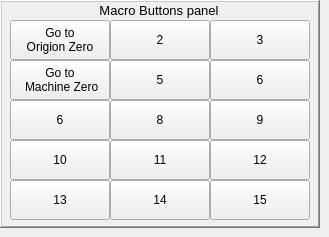
           <widget class="QWidget" name="panel_macro_buttons">
            <widget class="QFrame" name="macro_btns_panel">
             <property name="geometry">
              <rect>
               <x>0</x>
               <y>0</y>
               <width>320</width>
               <height>228</height>
              </rect>
             </property>
             <property name="frameShape">
              <enum>QFrame::WinPanel</enum>
             </property>
             <property name="frameShadow">
              <enum>QFrame::Raised</enum>
             </property>
             <widget class="ActionButton" name="abtn_macro_4">
              <property name="geometry">
               <rect>
                <x>10</x>
                <y>60</y>
                <width>100</width>
                <height>40</height>
               </rect>
              </property>
              <property name="text">
               <string>Go to
 Machine Zero</string>
              </property>
              <property name="checkable">
               <bool>false</bool>
              </property>
              <property name="checked">
               <bool>false</bool>
              </property>
              <property name="autoExclusive">
               <bool>true</bool>
              </property>
              <property name="mdi_command_action" stdset="0">
               <bool>true</bool>
              </property>
              <property name="command_text_string" stdset="0">
               <string>G53 G0 X0Y0Z0</string>
              </property>
             </widget>
             <widget class="ActionButton" name="abtn_macro_1">
              <property name="geometry">
               <rect>
                <x>10</x>
                <y>20</y>
                <width>100</width>
                <height>40</height>
               </rect>
              </property>
              <property name="text">
               <string>Go to
Origion Zero</string>
              </property>
              <property name="checkable">
               <bool>false</bool>
              </property>
              <property name="checked">
               <bool>false</bool>
              </property>
              <property name="autoExclusive">
               <bool>true</bool>
              </property>
              <property name="mdi_command_action" stdset="0">
               <bool>false</bool>
              </property>
              <property name="ini_mdi_command_action" stdset="0">
               <bool>true</bool>
              </property>
              <property name="command_text_string" stdset="0">
               <string/>
              </property>
             </widget>
             <widget class="QLabel" name="lab_panel_macro_buttons">
              <property name="geometry">
               <rect>
                <x>0</x>
                <y>0</y>
                <width>318</width>
                <height>21</height>
               </rect>
              </property>
              <property name="font">
               <font>
                <pointsize>10</pointsize>
                <weight>50</weight>
                <bold>false</bold>
               </font>
              </property>
              <property name="frameShape">
               <enum>QFrame::NoFrame</enum>
              </property>
              <property name="frameShadow">
               <enum>QFrame::Raised</enum>
              </property>
              <property name="text">
               <string>Macro Buttons panel</string>
              </property>
              <property name="alignment">
               <set>Qt::AlignCenter</set>
              </property>
             </widget>
             <widget class="ActionButton" name="abtn_macro_7">
              <property name="geometry">
               <rect>
                <x>10</x>
                <y>100</y>
                <width>100</width>
                <height>40</height>
               </rect>
              </property>
              <property name="text">
               <string>6</string>
              </property>
              <property name="checkable">
               <bool>false</bool>
              </property>
              <property name="checked">
               <bool>false</bool>
              </property>
              <property name="autoExclusive">
               <bool>true</bool>
              </property>
              <property name="mdi_command_action" stdset="0">
               <bool>true</bool>
              </property>
              <property name="command_text_string" stdset="0">
               <string>G53 G0 X0Y0Z0</string>
              </property>
             </widget>
             <widget class="ActionButton" name="abtn_macro_10">
              <property name="geometry">
               <rect>
                <x>10</x>
                <y>140</y>
                <width>100</width>
                <height>40</height>
               </rect>
              </property>
              <property name="text">
               <string>10</string>
              </property>
              <property name="checkable">
               <bool>false</bool>
              </property>
              <property name="checked">
               <bool>false</bool>
              </property>
              <property name="autoExclusive">
               <bool>true</bool>
              </property>
              <property name="mdi_command_action" stdset="0">
               <bool>true</bool>
              </property>
              <property name="command_text_string" stdset="0">
               <string>G53 G0 X0Y0Z0</string>
              </property>
             </widget>
             <widget class="ActionButton" name="abtn_macro_13">
              <property name="geometry">
               <rect>
                <x>10</x>
                <y>180</y>
                <width>100</width>
                <height>40</height>
               </rect>
              </property>
              <property name="text">
               <string>13</string>
              </property>
              <property name="checkable">
               <bool>false</bool>
              </property>
              <property name="checked">
               <bool>false</bool>
              </property>
              <property name="autoExclusive">
               <bool>true</bool>
              </property>
              <property name="mdi_command_action" stdset="0">
               <bool>true</bool>
              </property>
              <property name="command_text_string" stdset="0">
               <string>G53 G0 X0Y0Z0</string>
              </property>
             </widget>
             <widget class="ActionButton" name="abtn_macro_14">
              <property name="geometry">
               <rect>
                <x>110</x>
                <y>180</y>
                <width>100</width>
                <height>40</height>
               </rect>
              </property>
              <property name="text">
               <string>14</string>
              </property>
              <property name="checkable">
               <bool>false</bool>
              </property>
              <property name="checked">
               <bool>false</bool>
              </property>
              <property name="autoExclusive">
               <bool>true</bool>
              </property>
              <property name="mdi_command_action" stdset="0">
               <bool>true</bool>
              </property>
              <property name="command_text_string" stdset="0">
               <string>G53 G0 X0Y0Z0</string>
              </property>
             </widget>
             <widget class="ActionButton" name="abtn_macro_2">
              <property name="geometry">
               <rect>
                <x>110</x>
                <y>20</y>
                <width>100</width>
                <height>40</height>
               </rect>
              </property>
              <property name="text">
               <string>2</string>
              </property>
              <property name="checkable">
               <bool>false</bool>
              </property>
              <property name="checked">
               <bool>false</bool>
              </property>
              <property name="autoExclusive">
               <bool>true</bool>
              </property>
              <property name="mdi_command_action" stdset="0">
               <bool>false</bool>
              </property>
              <property name="ini_mdi_command_action" stdset="0">
               <bool>true</bool>
              </property>
              <property name="command_text_string" stdset="0">
               <string/>
              </property>
              <property name="ini_mdi_number" stdset="0">
               <number>1</number>
              </property>
             </widget>
             <widget class="ActionButton" name="abtn_macro_8">
              <property name="enabled">
               <bool>true</bool>
              </property>
              <property name="geometry">
               <rect>
                <x>110</x>
                <y>100</y>
                <width>100</width>
                <height>40</height>
               </rect>
              </property>
              <property name="text">
               <string>8</string>
              </property>
              <property name="checkable">
               <bool>false</bool>
              </property>
              <property name="checked">
               <bool>false</bool>
              </property>
              <property name="autoExclusive">
               <bool>true</bool>
              </property>
              <property name="mdi_command_action" stdset="0">
               <bool>true</bool>
              </property>
              <property name="command_text_string" stdset="0">
               <string>G53 G0 X0Y0Z0</string>
              </property>
             </widget>
             <widget class="ActionButton" name="abtn_macro_5">
              <property name="geometry">
               <rect>
                <x>110</x>
                <y>60</y>
                <width>100</width>
                <height>40</height>
               </rect>
              </property>
              <property name="text">
               <string>5</string>
              </property>
              <property name="checkable">
               <bool>false</bool>
              </property>
              <property name="checked">
               <bool>false</bool>
              </property>
              <property name="autoExclusive">
               <bool>true</bool>
              </property>
              <property name="mdi_command_action" stdset="0">
               <bool>false</bool>
              </property>
              <property name="ini_mdi_command_action" stdset="0">
               <bool>true</bool>
              </property>
              <property name="command_text_string" stdset="0">
               <string/>
              </property>
              <property name="ini_mdi_number" stdset="0">
               <number>4</number>
              </property>
             </widget>
             <widget class="ActionButton" name="abtn_macro_11">
              <property name="geometry">
               <rect>
                <x>110</x>
                <y>140</y>
                <width>100</width>
                <height>40</height>
               </rect>
              </property>
              <property name="text">
               <string>11</string>
              </property>
              <property name="checkable">
               <bool>false</bool>
              </property>
              <property name="checked">
               <bool>false</bool>
              </property>
              <property name="autoExclusive">
               <bool>true</bool>
              </property>
              <property name="mdi_command_action" stdset="0">
               <bool>true</bool>
              </property>
              <property name="command_text_string" stdset="0">
               <string>G53 G0 X0Y0Z0</string>
              </property>
             </widget>
             <widget class="ActionButton" name="abtn_macro_12">
              <property name="geometry">
               <rect>
                <x>210</x>
                <y>140</y>
                <width>100</width>
                <height>40</height>
               </rect>
              </property>
              <property name="text">
               <string>12</string>
              </property>
              <property name="checkable">
               <bool>false</bool>
              </property>
              <property name="checked">
               <bool>false</bool>
              </property>
              <property name="autoExclusive">
               <bool>true</bool>
              </property>
              <property name="mdi_command_action" stdset="0">
               <bool>true</bool>
              </property>
              <property name="command_text_string" stdset="0">
               <string>G53 G0 X0Y0Z0</string>
              </property>
             </widget>
             <widget class="ActionButton" name="abtn_macro_3">
              <property name="geometry">
               <rect>
                <x>210</x>
                <y>20</y>
                <width>100</width>
                <height>40</height>
               </rect>
              </property>
              <property name="text">
               <string>3</string>
              </property>
              <property name="checkable">
               <bool>false</bool>
              </property>
              <property name="checked">
               <bool>false</bool>
              </property>
              <property name="autoExclusive">
               <bool>true</bool>
              </property>
              <property name="mdi_command_action" stdset="0">
               <bool>false</bool>
              </property>
              <property name="ini_mdi_command_action" stdset="0">
               <bool>true</bool>
              </property>
              <property name="command_text_string" stdset="0">
               <string/>
              </property>
              <property name="ini_mdi_number" stdset="0">
               <number>2</number>
              </property>
             </widget>
             <widget class="ActionButton" name="abtn_macro_6">
              <property name="geometry">
               <rect>
                <x>210</x>
                <y>60</y>
                <width>100</width>
                <height>40</height>
               </rect>
              </property>
              <property name="text">
               <string>6</string>
              </property>
              <property name="checkable">
               <bool>false</bool>
              </property>
              <property name="checked">
               <bool>false</bool>
              </property>
              <property name="autoExclusive">
               <bool>true</bool>
              </property>
              <property name="mdi_command_action" stdset="0">
               <bool>true</bool>
              </property>
              <property name="command_text_string" stdset="0">
               <string>G53 G0 X0Y0Z0</string>
              </property>
             </widget>
             <widget class="ActionButton" name="abtn_macro_9">
              <property name="geometry">
               <rect>
                <x>210</x>
                <y>100</y>
                <width>100</width>
                <height>40</height>
               </rect>
              </property>
              <property name="text">
               <string>9</string>
              </property>
              <property name="checkable">
               <bool>false</bool>
              </property>
              <property name="checked">
               <bool>false</bool>
              </property>
              <property name="autoExclusive">
               <bool>true</bool>
              </property>
              <property name="mdi_command_action" stdset="0">
               <bool>true</bool>
              </property>
              <property name="command_text_string" stdset="0">
               <string>G53 G0 X0Y0Z0</string>
              </property>
             </widget>
             <widget class="ActionButton" name="abtn_macro_15">
              <property name="geometry">
               <rect>
                <x>210</x>
                <y>180</y>
                <width>100</width>
                <height>40</height>
               </rect>
              </property>
              <property name="text">
               <string>15</string>
              </property>
              <property name="checkable">
               <bool>false</bool>
              </property>
              <property name="checked">
               <bool>false</bool>
              </property>
              <property name="autoExclusive">
               <bool>true</bool>
              </property>
              <property name="mdi_command_action" stdset="0">
               <bool>true</bool>
              </property>
              <property name="command_text_string" stdset="0">
               <string>G53 G0 X0Y0Z0</string>
              </property>
             </widget>
             <zorder>abtn_macro_4</zorder>
             <zorder>abtn_macro_1</zorder>
             <zorder>lab_panel_macro_buttons</zorder>
             <zorder>abtn_macro_7</zorder>
             <zorder>abtn_macro_10</zorder>
             <zorder>abtn_macro_13</zorder>
             <zorder>abtn_macro_14</zorder>
             <zorder>abtn_macro_2</zorder>
             <zorder>abtn_macro_5</zorder>
             <zorder>abtn_macro_11</zorder>
             <zorder>abtn_macro_12</zorder>
             <zorder>abtn_macro_3</zorder>
             <zorder>abtn_macro_6</zorder>
             <zorder>abtn_macro_9</zorder>
             <zorder>abtn_macro_15</zorder>
             <zorder>abtn_macro_8</zorder>
            </widget>
           </widget>
